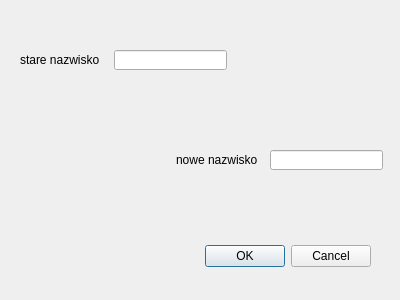
<?xml version="1.0" encoding="UTF-8"?>
<ui version="4.0">
 <class>edytuj2_nazwisko_Dialog</class>
 <widget class="QDialog" name="edytuj2_nazwisko_Dialog">
  <property name="geometry">
   <rect>
    <x>0</x>
    <y>0</y>
    <width>400</width>
    <height>300</height>
   </rect>
  </property>
  <property name="windowTitle">
   <string>Dialog</string>
  </property>
  <widget class="QDialogButtonBox" name="buttonBox">
   <property name="geometry">
    <rect>
     <x>30</x>
     <y>240</y>
     <width>341</width>
     <height>32</height>
    </rect>
   </property>
   <property name="orientation">
    <enum>Qt::Horizontal</enum>
   </property>
   <property name="standardButtons">
    <set>QDialogButtonBox::Cancel|QDialogButtonBox::Ok</set>
   </property>
  </widget>
  <widget class="QLabel" name="label_2">
   <property name="geometry">
    <rect>
     <x>20</x>
     <y>50</y>
     <width>91</width>
     <height>20</height>
    </rect>
   </property>
   <property name="text">
    <string>stare nazwisko</string>
   </property>
  </widget>
  <widget class="QLineEdit" name="txtbox_nazwisko">
   <property name="geometry">
    <rect>
     <x>114</x>
     <y>50</y>
     <width>113</width>
     <height>20</height>
    </rect>
   </property>
  </widget>
  <widget class="QLabel" name="label_3">
   <property name="geometry">
    <rect>
     <x>176</x>
     <y>150</y>
     <width>91</width>
     <height>20</height>
    </rect>
   </property>
   <property name="text">
    <string>nowe nazwisko</string>
   </property>
  </widget>
  <widget class="QLineEdit" name="txtbox_nowenazwisko">
   <property name="geometry">
    <rect>
     <x>270</x>
     <y>150</y>
     <width>113</width>
     <height>20</height>
    </rect>
   </property>
  </widget>
 </widget>
 <resources/>
 <connections>
  <connection>
   <sender>buttonBox</sender>
   <signal>accepted()</signal>
   <receiver>edytuj2_nazwisko_Dialog</receiver>
   <slot>accept()</slot>
   <hints>
    <hint type="sourcelabel">
     <x>248</x>
     <y>254</y>
    </hint>
    <hint type="destinationlabel">
     <x>157</x>
     <y>274</y>
    </hint>
   </hints>
  </connection>
  <connection>
   <sender>buttonBox</sender>
   <signal>rejected()</signal>
   <receiver>edytuj2_nazwisko_Dialog</receiver>
   <slot>reject()</slot>
   <hints>
    <hint type="sourcelabel">
     <x>316</x>
     <y>260</y>
    </hint>
    <hint type="destinationlabel">
     <x>286</x>
     <y>274</y>
    </hint>
   </hints>
  </connection>
 </connections>
</ui>
